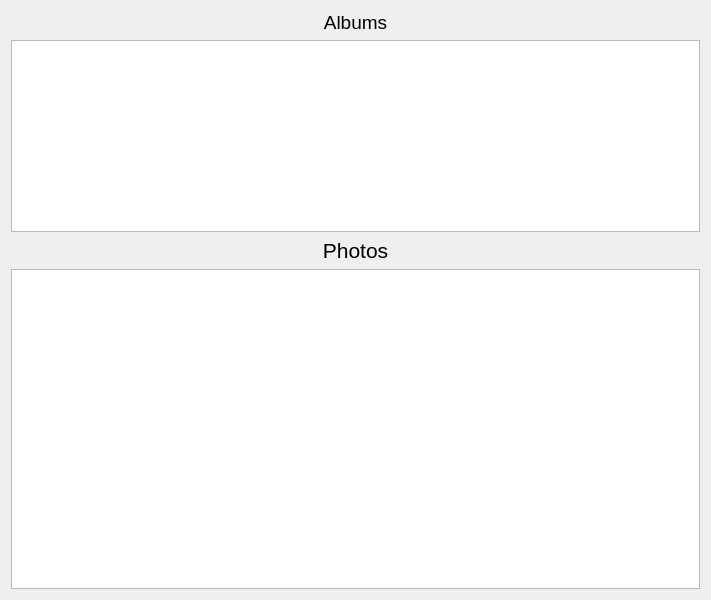
<?xml version="1.0" encoding="UTF-8"?>
<ui version="4.0">
 <class>MainWidget</class>
 <widget class="QWidget" name="MainWidget">
  <property name="enabled">
   <bool>true</bool>
  </property>
  <property name="geometry">
   <rect>
    <x>0</x>
    <y>0</y>
    <width>711</width>
    <height>600</height>
   </rect>
  </property>
  <property name="sizePolicy">
   <sizepolicy hsizetype="Fixed" vsizetype="Fixed">
    <horstretch>0</horstretch>
    <verstretch>0</verstretch>
   </sizepolicy>
  </property>
  <property name="minimumSize">
   <size>
    <width>711</width>
    <height>600</height>
   </size>
  </property>
  <property name="maximumSize">
   <size>
    <width>711</width>
    <height>600</height>
   </size>
  </property>
  <property name="windowTitle">
   <string>Load Photos</string>
  </property>
  <layout class="QGridLayout" name="gridLayout">
   <item row="0" column="0">
    <widget class="QLabel" name="lblAlbums">
     <property name="font">
      <font>
       <pointsize>14</pointsize>
      </font>
     </property>
     <property name="text">
      <string>Albums</string>
     </property>
     <property name="alignment">
      <set>Qt::AlignCenter</set>
     </property>
    </widget>
   </item>
   <item row="2" column="0">
    <widget class="QListWidget" name="wdgAlbums">
     <property name="sizePolicy">
      <sizepolicy hsizetype="Expanding" vsizetype="Expanding">
       <horstretch>0</horstretch>
       <verstretch>3</verstretch>
      </sizepolicy>
     </property>
    </widget>
   </item>
   <item row="3" column="0">
    <widget class="QLabel" name="lblPhotos">
     <property name="font">
      <font>
       <pointsize>16</pointsize>
      </font>
     </property>
     <property name="text">
      <string>Photos</string>
     </property>
     <property name="scaledContents">
      <bool>true</bool>
     </property>
     <property name="alignment">
      <set>Qt::AlignCenter</set>
     </property>
    </widget>
   </item>
   <item row="4" column="0">
    <widget class="QListWidget" name="wdgPhotos">
     <property name="sizePolicy">
      <sizepolicy hsizetype="Expanding" vsizetype="Expanding">
       <horstretch>0</horstretch>
       <verstretch>5</verstretch>
      </sizepolicy>
     </property>
    </widget>
   </item>
  </layout>
 </widget>
 <resources/>
 <connections/>
</ui>
